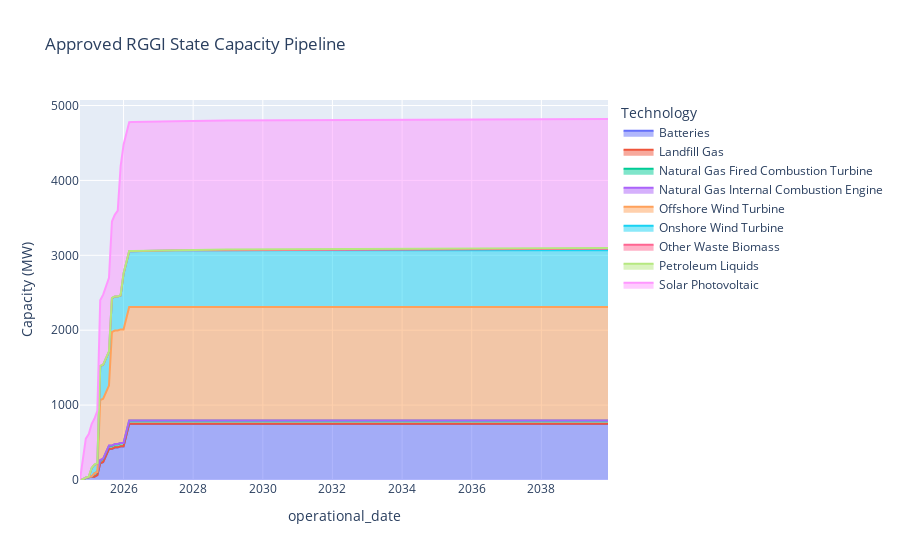

Notebook cell for this chart:
### Code cell
approved_capacity_fig

### Figure 1 — Plotly figure (JSON) as saved in the notebook; plotly's stock layout.template omitted (floating-point values rounded to 4 significant figures)
{"data": [{"fillpattern": {"shape": ""}, "hovertemplate": "Technology=Batteries<br>operational_date=%{x}<br>Capacity (MW)=%{y}<extra></extra>", "legendgroup": "Batteries", "line": {"color": "#636efa"}, "marker": {"symbol": "circle"}, "mode": "lines", "name": "Batteries", "orientation": "v", "showlegend": true, "stackgroup": "1", "type": "scatter", "x": ["2024-10-01T00:00:00", "2024-11-01T00:00:00", "2024-12-01T00:00:00", "2025-01-01T00:00:00", "2025-02-01T00:00:00", "2025-03-01T00:00:00", "2025-04-01T00:00:00", "2025-05-01T00:00:00", "2025-06-01T00:00:00", "2025-08-01T00:00:00", "2025-09-01T00:00:00", "2025-10-01T00:00:00", "2025-11-01T00:00:00", "2025-12-01T00:00:00", "2026-01-01T00:00:00", "2026-03-01T00:00:00", "2026-04-01T00:00:00", "2027-07-01T00:00:00", "2028-12-01T00:00:00", "2039-12-01T00:00:00"], "xaxis": "x", "y": [1.4, 9.4, 29.7, 39.7, 44.7, 44.7, 64.7, 222.7, 237.8, 412.8, 412.8, 432.8, 432.8, 447.8, 447.8, 747.8, 747.8, 747.8, 747.8, 747.8], "yaxis": "y"}, {"fillpattern": {"shape": ""}, "hovertemplate": "Technology=Landfill Gas<br>operational_date=%{x}<br>Capacity (MW)=%{y}<extra></extra>", "legendgroup": "Landfill Gas", "line": {"color": "#EF553B"}, "marker": {"symbol": "circle"}, "mode": "lines", "name": "Landfill Gas", "orientation": "v", "showlegend": true, "stackgroup": "1", "type": "scatter", "x": ["2024-10-01T00:00:00", "2024-11-01T00:00:00", "2024-12-01T00:00:00", "2025-01-01T00:00:00", "2025-02-01T00:00:00", "2025-03-01T00:00:00", "2025-04-01T00:00:00", "2025-05-01T00:00:00", "2025-06-01T00:00:00", "2025-08-01T00:00:00", "2025-09-01T00:00:00", "2025-10-01T00:00:00", "2025-11-01T00:00:00", "2025-12-01T00:00:00", "2026-01-01T00:00:00", "2026-03-01T00:00:00", "2026-04-01T00:00:00", "2027-07-01T00:00:00", "2028-12-01T00:00:00", "2039-12-01T00:00:00"], "xaxis": "x", "y": [0, 0, 0, 0, 0, 0, 0, 0, 3, 3, 3, 3, 3, 3, 3, 3, 3, 3, 3, 3], "yaxis": "y"}, {"fillpattern": {"shape": ""}, "hovertemplate": "Technology=Natural Gas Fired Combustion Turbine<br>operational_date=%{x}<br>Capacity (MW)=%{y}<extra></extra>", "legendgroup": "Natural Gas Fired Combustion Turbine", "line": {"color": "#00cc96"}, "marker": {"symbol": "circle"}, "mode": "lines", "name": "Natural Gas Fired Combustion Turbine", "orientation": "v", "showlegend": true, "stackgroup": "1", "type": "scatter", "x": ["2024-10-01T00:00:00", "2024-11-01T00:00:00", "2024-12-01T00:00:00", "2025-01-01T00:00:00", "2025-02-01T00:00:00", "2025-03-01T00:00:00", "2025-04-01T00:00:00", "2025-05-01T00:00:00", "2025-06-01T00:00:00", "2025-08-01T00:00:00", "2025-09-01T00:00:00", "2025-10-01T00:00:00", "2025-11-01T00:00:00", "2025-12-01T00:00:00", "2026-01-01T00:00:00", "2026-03-01T00:00:00", "2026-04-01T00:00:00", "2027-07-01T00:00:00", "2028-12-01T00:00:00", "2039-12-01T00:00:00"], "xaxis": "x", "y": [0, 0, 0, 0, 0, 42, 42, 42, 42, 42, 42, 42, 42, 42, 42, 42, 42, 42, 42, 42], "yaxis": "y"}, {"fillpattern": {"shape": ""}, "hovertemplate": "Technology=Natural Gas Internal Combustion Engine<br>operational_date=%{x}<br>Capacity (MW)=%{y}<extra></extra>", "legendgroup": "Natural Gas Internal Combustion Engine", "line": {"color": "#ab63fa"}, "marker": {"symbol": "circle"}, "mode": "lines", "name": "Natural Gas Internal Combustion Engine", "orientation": "v", "showlegend": true, "stackgroup": "1", "type": "scatter", "x": ["2024-10-01T00:00:00", "2024-11-01T00:00:00", "2024-12-01T00:00:00", "2025-01-01T00:00:00", "2025-02-01T00:00:00", "2025-03-01T00:00:00", "2025-04-01T00:00:00", "2025-05-01T00:00:00", "2025-06-01T00:00:00", "2025-08-01T00:00:00", "2025-09-01T00:00:00", "2025-10-01T00:00:00", "2025-11-01T00:00:00", "2025-12-01T00:00:00", "2026-01-01T00:00:00", "2026-03-01T00:00:00", "2026-04-01T00:00:00", "2027-07-01T00:00:00", "2028-12-01T00:00:00", "2039-12-01T00:00:00"], "xaxis": "x", "y": [0, 0, 0, 2.6, 2.6, 2.6, 2.6, 2.6, 2.6, 2.6, 2.6, 2.6, 2.6, 2.6, 2.6, 2.6, 2.6, 2.6, 2.6, 2.6], "yaxis": "y"}, {"fillpattern": {"shape": ""}, "hovertemplate": "Technology=Offshore Wind Turbine<br>operational_date=%{x}<br>Capacity (MW)=%{y}<extra></extra>", "legendgroup": "Offshore Wind Turbine", "line": {"color": "#FFA15A"}, "marker": {"symbol": "circle"}, "mode": "lines", "name": "Offshore Wind Turbine", "orientation": "v", "showlegend": true, "stackgroup": "1", "type": "scatter", "x": ["2024-10-01T00:00:00", "2024-11-01T00:00:00", "2024-12-01T00:00:00", "2025-01-01T00:00:00", "2025-02-01T00:00:00", "2025-03-01T00:00:00", "2025-04-01T00:00:00", "2025-05-01T00:00:00", "2025-06-01T00:00:00", "2025-08-01T00:00:00", "2025-09-01T00:00:00", "2025-10-01T00:00:00", "2025-11-01T00:00:00", "2025-12-01T00:00:00", "2026-01-01T00:00:00", "2026-03-01T00:00:00", "2026-04-01T00:00:00", "2027-07-01T00:00:00", "2028-12-01T00:00:00", "2039-12-01T00:00:00"], "xaxis": "x", "y": [0, 0, 0, 0, 0, 0, 0, 800, 800, 800, 1515, 1515, 1515, 1515, 1515, 1515, 1515, 1515, 1515, 1515], "yaxis": "y"}, {"fillpattern": {"shape": ""}, "hovertemplate": "Technology=Onshore Wind Turbine<br>operational_date=%{x}<br>Capacity (MW)=%{y}<extra></extra>", "legendgroup": "Onshore Wind Turbine", "line": {"color": "#19d3f3"}, "marker": {"symbol": "circle"}, "mode": "lines", "name": "Onshore Wind Turbine", "orientation": "v", "showlegend": true, "stackgroup": "1", "type": "scatter", "x": ["2024-10-01T00:00:00", "2024-11-01T00:00:00", "2024-12-01T00:00:00", "2025-01-01T00:00:00", "2025-02-01T00:00:00", "2025-03-01T00:00:00", "2025-04-01T00:00:00", "2025-05-01T00:00:00", "2025-06-01T00:00:00", "2025-08-01T00:00:00", "2025-09-01T00:00:00", "2025-10-01T00:00:00", "2025-11-01T00:00:00", "2025-12-01T00:00:00", "2026-01-01T00:00:00", "2026-03-01T00:00:00", "2026-04-01T00:00:00", "2027-07-01T00:00:00", "2028-12-01T00:00:00", "2039-12-01T00:00:00"], "xaxis": "x", "y": [0, 0, 0, 0, 113.7, 113.7, 113.7, 453.7, 453.7, 453.7, 453.7, 453.7, 453.7, 453.7, 744.4, 744.4, 744.4, 756.4, 756.4, 756.4], "yaxis": "y"}, {"fillpattern": {"shape": ""}, "hovertemplate": "Technology=Other Waste Biomass<br>operational_date=%{x}<br>Capacity (MW)=%{y}<extra></extra>", "legendgroup": "Other Waste Biomass", "line": {"color": "#FF6692"}, "marker": {"symbol": "circle"}, "mode": "lines", "name": "Other Waste Biomass", "orientation": "v", "showlegend": true, "stackgroup": "1", "type": "scatter", "x": ["2024-10-01T00:00:00", "2024-11-01T00:00:00", "2024-12-01T00:00:00", "2025-01-01T00:00:00", "2025-02-01T00:00:00", "2025-03-01T00:00:00", "2025-04-01T00:00:00", "2025-05-01T00:00:00", "2025-06-01T00:00:00", "2025-08-01T00:00:00", "2025-09-01T00:00:00", "2025-10-01T00:00:00", "2025-11-01T00:00:00", "2025-12-01T00:00:00", "2026-01-01T00:00:00", "2026-03-01T00:00:00", "2026-04-01T00:00:00", "2027-07-01T00:00:00", "2028-12-01T00:00:00", "2039-12-01T00:00:00"], "xaxis": "x", "y": [0, 0, 0, 0, 0, 0, 0, 0, 0, 0, 0, 0, 0, 0, 0, 0, 0, 0, 0, 21], "yaxis": "y"}, {"fillpattern": {"shape": ""}, "hovertemplate": "Technology=Petroleum Liquids<br>operational_date=%{x}<br>Capacity (MW)=%{y}<extra></extra>", "legendgroup": "Petroleum Liquids", "line": {"color": "#B6E880"}, "marker": {"symbol": "circle"}, "mode": "lines", "name": "Petroleum Liquids", "orientation": "v", "showlegend": true, "stackgroup": "1", "type": "scatter", "x": ["2024-10-01T00:00:00", "2024-11-01T00:00:00", "2024-12-01T00:00:00", "2025-01-01T00:00:00", "2025-02-01T00:00:00", "2025-03-01T00:00:00", "2025-04-01T00:00:00", "2025-05-01T00:00:00", "2025-06-01T00:00:00", "2025-08-01T00:00:00", "2025-09-01T00:00:00", "2025-10-01T00:00:00", "2025-11-01T00:00:00", "2025-12-01T00:00:00", "2026-01-01T00:00:00", "2026-03-01T00:00:00", "2026-04-01T00:00:00", "2027-07-01T00:00:00", "2028-12-01T00:00:00", "2039-12-01T00:00:00"], "xaxis": "x", "y": [0, 0, 2.5, 2.5, 2.5, 2.5, 2.5, 2.5, 2.5, 2.5, 2.5, 2.5, 2.5, 2.5, 2.5, 2.5, 2.5, 2.5, 10.3, 10.3], "yaxis": "y"}, {"fillpattern": {"shape": ""}, "hovertemplate": "Technology=Solar Photovoltaic<br>operational_date=%{x}<br>Capacity (MW)=%{y}<extra></extra>", "legendgroup": "Solar Photovoltaic", "line": {"color": "#FF97FF"}, "marker": {"symbol": "circle"}, "mode": "lines", "name": "Solar Photovoltaic", "orientation": "v", "showlegend": true, "stackgroup": "1", "type": "scatter", "x": ["2024-10-01T00:00:00", "2024-11-01T00:00:00", "2024-12-01T00:00:00", "2025-01-01T00:00:00", "2025-02-01T00:00:00", "2025-03-01T00:00:00", "2025-04-01T00:00:00", "2025-05-01T00:00:00", "2025-06-01T00:00:00", "2025-08-01T00:00:00", "2025-09-01T00:00:00", "2025-10-01T00:00:00", "2025-11-01T00:00:00", "2025-12-01T00:00:00", "2026-01-01T00:00:00", "2026-03-01T00:00:00", "2026-04-01T00:00:00", "2027-07-01T00:00:00", "2028-12-01T00:00:00", "2039-12-01T00:00:00"], "xaxis": "x", "y": [4, 249, 520, 569, 586.9, 612.4, 697.2, 875.1, 932.9, 984.0, 1019.0, 1089, 1145.0, 1720.0, 1720.0, 1720.0, 1722.0, 1722.0, 1722.0, 1722.0], "yaxis": "y"}], "layout": {"legend": {"title": {"text": "Technology"}, "tracegroupgap": 0}, "title": {"text": "Approved RGGI State Capacity Pipeline"}, "width": 900, "xaxis": {"anchor": "y", "domain": [0, 1], "title": {"text": "operational_date"}}, "yaxis": {"anchor": "x", "domain": [0, 1], "title": {"text": "Capacity (MW)"}}}}
